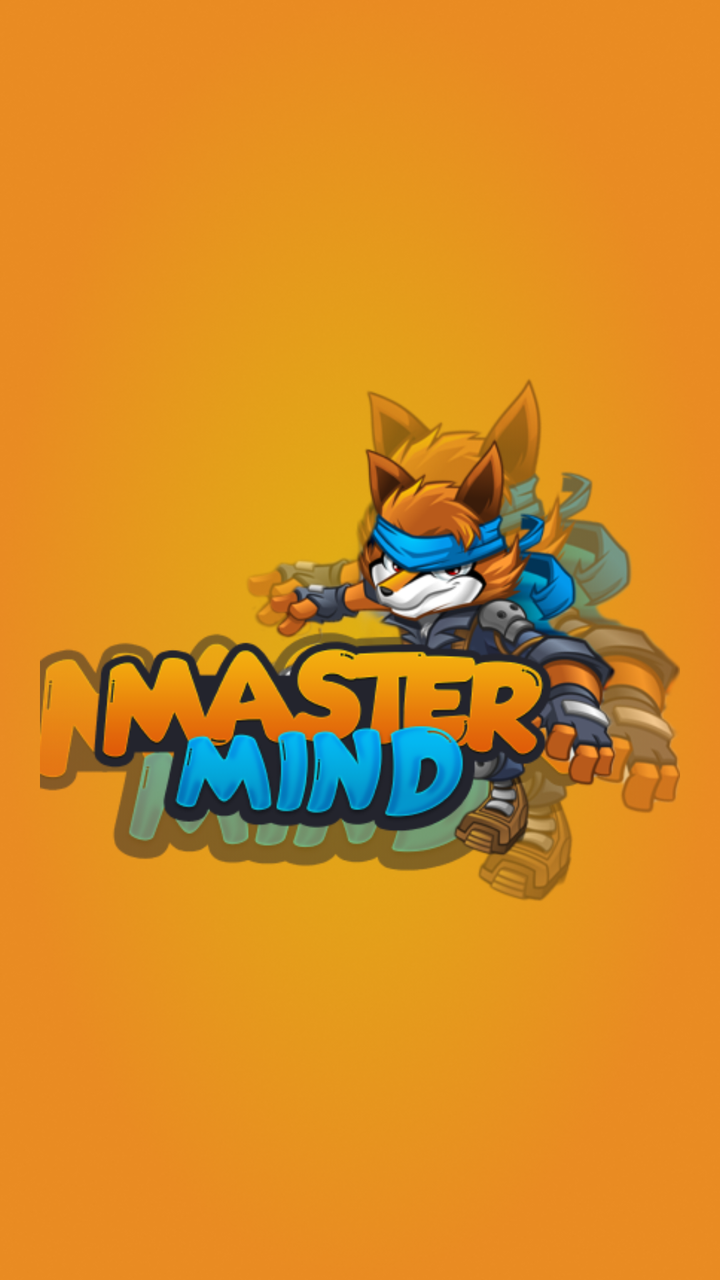
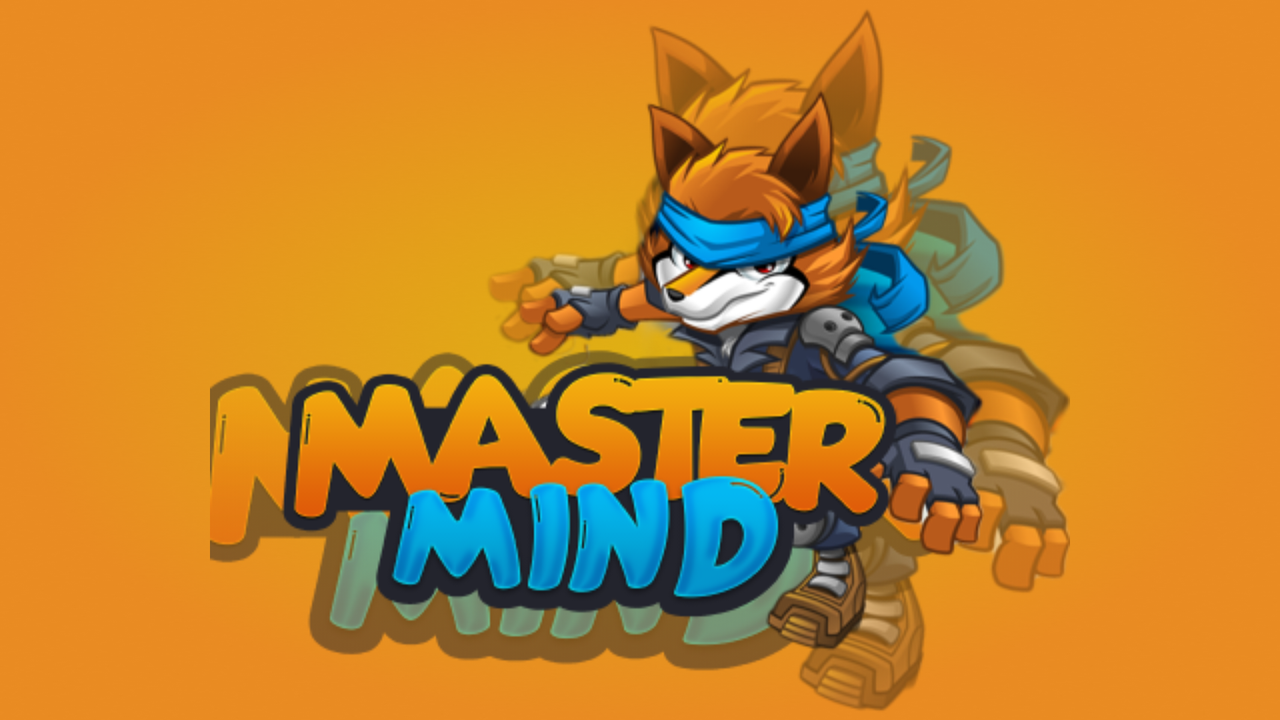

First picture: res/layout/ on a phone held upright. Second picture: the repository's own variant of that layout, on a device whose configuration matches the variant's folder. Source for both follows.
<!-- AndroidManifest.xml: application theme Theme.MasterMind -->
<!-- res/layout/activity_splash_screen.xml -->
<?xml version="1.0" encoding="utf-8"?>
<RelativeLayout xmlns:android="http://schemas.android.com/apk/res/android"
    xmlns:app="http://schemas.android.com/apk/res-auto"
    xmlns:tools="http://schemas.android.com/tools"
    android:layout_width="match_parent"
    android:layout_height="match_parent"
    android:background="@drawable/splashbackground"
    android:gravity="center"
    tools:context=".SplashScreen">


    <ImageView
        android:layout_width="320dp"
        android:layout_height="390dp"
        android:src="@drawable/splash" />
</RelativeLayout>
<!-- resources referenced by this layout -->
<resources>
  <!-- drawable splash: png bitmap (drawable, 149536 bytes) -->
  <!-- drawable splashbackground: png bitmap (drawable, 320624 bytes) -->
  <style name="Theme.MasterMind" parent="Theme.AppCompat.DayNight.NoActionBar">
          
          <item name="colorPrimary">@color/yellow_200</item>
          <item name="colorPrimaryVariant">@color/yellow_500</item>
          <item name="colorOnPrimary">@color/white</item>
          
          <item name="colorSecondary">@color/red_200</item>
          <item name="colorSecondaryVariant">@color/red_700</item>
          <item name="colorOnSecondary">@color/black</item>
          
          <item name="android:statusBarColor">?attr/colorPrimaryVariant</item>
          
      </style>
  <color name="yellow_200">#e1aa05</color>
  <color name="yellow_500">#e78f20</color>
  <color name="white">#FFFFFFFF</color>
  <color name="red_200">#f87151</color>
  <color name="red_700">#ff2a2a</color>
  <color name="black">#FF000000</color>
</resources>
<!-- res/layout-land/activity_splash_screen.xml (the repository's variant of the layout above) -->
<!-- drawn on the phone turned sideways -->
<?xml version="1.0" encoding="utf-8"?>
<LinearLayout xmlns:android="http://schemas.android.com/apk/res/android"
    xmlns:app="http://schemas.android.com/apk/res-auto"
    xmlns:tools="http://schemas.android.com/tools"
    android:layout_width="match_parent"
    android:layout_height="match_parent"
    android:background="@drawable/splashbackground"
    android:gravity="center"
    tools:context=".SplashScreen">


    <ImageView
        android:layout_width="wrap_content"
        android:layout_height="671dp"
        android:src="@drawable/splash" />
</LinearLayout>
